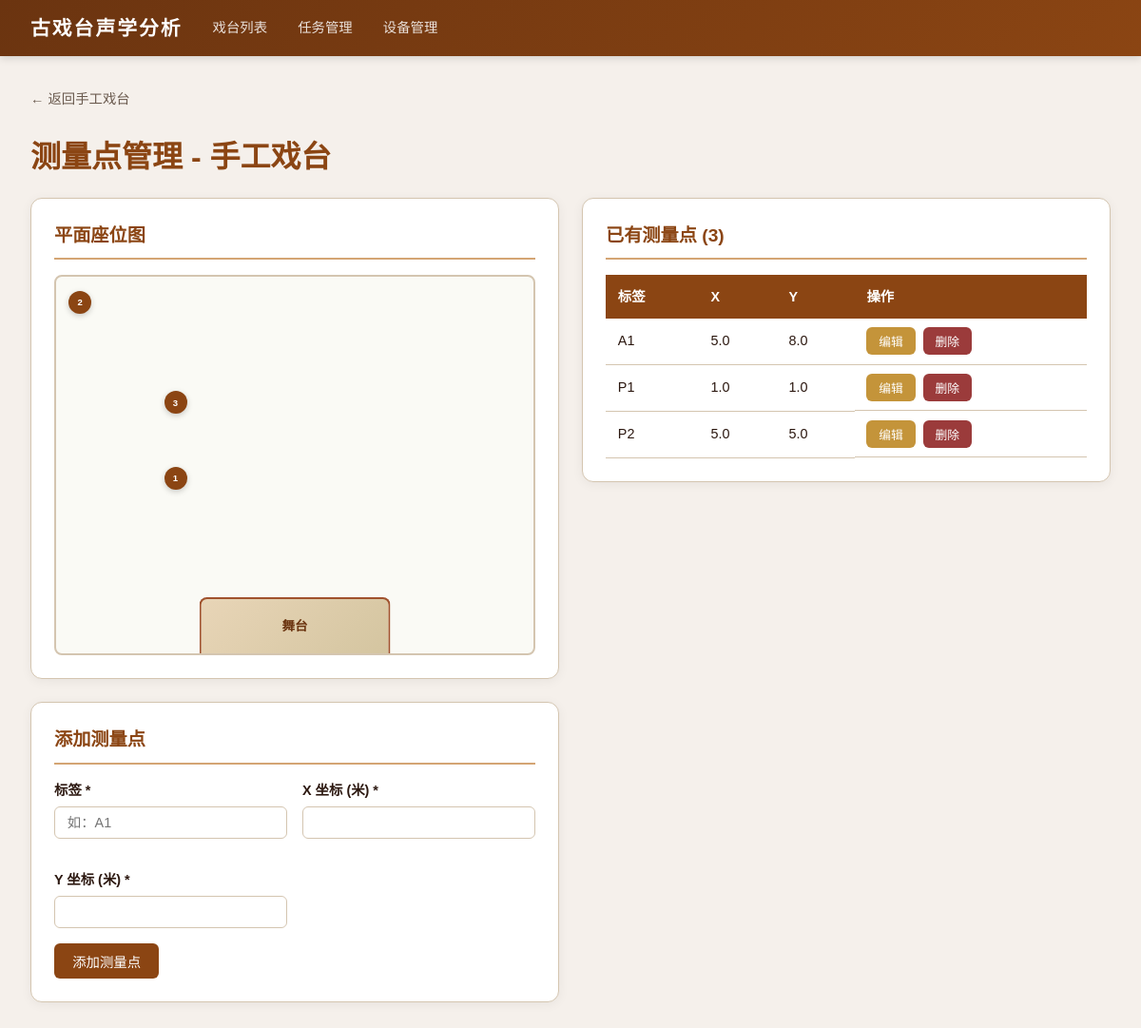
The app's page /stages/1/points with its own data.
### tables this page shows
CREATE TABLE stages (
            id INTEGER PRIMARY KEY AUTOINCREMENT,
            name TEXT NOT NULL,
            location TEXT NOT NULL DEFAULT '',
            description TEXT NOT NULL DEFAULT '',
            plan_width REAL NOT NULL DEFAULT 20.0,
            plan_height REAL NOT NULL DEFAULT 15.0,
            created_at TIMESTAMP DEFAULT CURRENT_TIMESTAMP
        );

CREATE TABLE measurement_points (
            id INTEGER PRIMARY KEY AUTOINCREMENT,
            stage_id INTEGER NOT NULL,
            label TEXT NOT NULL,
            x REAL NOT NULL,
            y REAL NOT NULL,
            created_at TIMESTAMP DEFAULT CURRENT_TIMESTAMP,
            FOREIGN KEY (stage_id) REFERENCES stages(id) ON DELETE CASCADE,
            UNIQUE(stage_id, x, y)
        );

### app/routers/points.py (the view)
@router.get("/stages/{stage_id}/points", response_class=HTMLResponse)
def points_page(request: Request, stage_id: int, db=Depends(get_db)):
    cursor = db.cursor()
    cursor.execute("SELECT * FROM stages WHERE id = ?", (stage_id,))
    stage = cursor.fetchone()
    if not stage:
        raise HTTPException(status_code=404, detail="戏台不存在")
    stage = dict(stage)
    cursor.execute("SELECT * FROM measurement_points WHERE stage_id = ? ORDER BY label", (stage_id,))
    points = [dict(row) for row in cursor.fetchall()]
    return templates.TemplateResponse("points.html", {"request": request, "stage": stage, "points": points})

### app/templates/points.html (shortened to what this page needs)
{% extends "base.html" %}
{% block content %}
<div style="margin-bottom:1.5rem;">
    <a href="/stages/{{ stage.id }}" style="color:var(--text-light);text-decoration:none;font-size:0.9rem;">← 返回{{ stage.name }}</a>
</div>
<h1 style="color:var(--primary);margin-bottom:1rem;">测量点管理 - {{ stage.name }}</h1>
<div style="display:grid;grid-template-columns:1fr 1fr;gap:1.5rem;">
    <div>
        <div class="card">
            <h2>平面座位图</h2>
            <div class="plan-canvas" id="plan-canvas" style="height:400px;">
                <div class="stage-area" style="width:40%;height:15%;">
                    舞台
                </div>
                {% for p in points %}
                <div class="point-marker" style="left:{{ (p.x / stage.plan_width * 100) }}%;top:{{ (p.y / stage.plan_height * 100) }}%;"
                     title="{{ p.label }} ({{ p.x }}, {{ p.y }})">
                    {{ loop.index }}
                </div>
                {% endfor %}
            </div>
        </div>
        <div class="card">
            <h2>添加测量点</h2>
            <form action="/stages/{{ stage.id }}/points/create" method="post">
                <div class="form-row">
                    <div class="form-group">
                        <label>标签 *</label>
                        <input type="text" name="label" required placeholder="如：A1">
                    </div>
                    <div class="form-group">
                        <label>X 坐标 (米) *</label>
                        <input type="number" name="x" required step="0.1" min="0" max="{{ stage.plan_width }}">
                    </div>
                    <div class="form-group">
                        <label>Y 坐标 (米) *</label>
                        <input type="number" name="y" required step="0.1" min="0" max="{{ stage.plan_height }}">
                    </div>
                </div>
                <button type="submit" class="btn btn-primary">添加测量点</button>
            </form>
        </div>
    </div>
    <div>
        <div class="card">
            <h2>已有测量点 ({{ points|length }})</h2>
            {% if points %}
            <table>
                <thead>
                    <tr>
                        <th>标签</th>
                        <th>X</th>
                        <th>Y</th>
                        <th>操作</th>
                    </tr>
                </thead>
                <tbody>
                    {% for p in points %}
                    <tr>
                        <td id="label-{{ p.id }}">{{ p.label }}</td>
                        <td id="x-{{ p.id }}">{{ p.x }}</td>
                        <td id="y-{{ p.id }}">{{ p.y }}</td>
                        <td class="actions">
                            <button class="btn btn-warning btn-sm" onclick="editPoint({{ p.id }}, '{{ p.label }}', {{ p.x }}, {{ p.y }})">编辑</button>
                            <form action="/stages/{{ stage.id }}/points/{{ p.id }}/delete" method="post" onsubmit="return confirm('确定删除该测量点？关联的声学数据也将被删除。')">
                                <button type="submit" class="btn btn-danger btn-sm">删除</button>
                            </form>
                        </td>
                    </tr>
                    {% endfor %}
                </tbody>
            </table>
            {% else %}
            <p style="color:var(--text-light);text-align:center;padding:1rem;">暂无测量点</p>
            {% endif %}
        </div>
    </div>
</div>
{% endblock %}

### app/templates/base.html (style rules this page uses)
:root { --primary: #8B4513; --primary-light: #A0522D; --primary-dark: #6B3410; --accent: #D4A574; --bg: #F5F0EB; --card-bg: #FFFFFF; --text: #2C1810; --text-light: #6B5B4F; --border: #D4C5B0; --success: #4A7C59; --warning: #C4943A; --danger: #9B3B3B; --info: #4A6B8A; }
* { margin: 0; padding: 0; box-sizing: border-box; }
body { font-family: "PingFang SC", "Microsoft YaHei", "Hiragino Sans GB", sans-serif; background: var(--bg); color: var(--text); line-height: 1.6; }
.card { background: var(--card-bg); border-radius: 12px; box-shadow: 0 2px 12px rgba(0,0,0,0.06); padding: 1.5rem; margin-bottom: 1.5rem; border: 1px solid var(--border); }
.card h2 { color: var(--primary); margin-bottom: 1rem; padding-bottom: 0.5rem; border-bottom: 2px solid var(--accent); font-size: 1.2rem; }
.btn { display: inline-block; padding: 0.5rem 1.2rem; border-radius: 6px; border: none; cursor: pointer; font-size: 0.9rem; text-decoration: none; transition: all 0.2s; font-family: inherit; }
.btn-primary { background: var(--primary); color: white; }
.btn-danger { background: var(--danger); color: white; }
.btn-warning { background: var(--warning); color: white; }
.btn-sm { padding: 0.3rem 0.8rem; font-size: 0.8rem; }
form { display: inline; }
.form-group { margin-bottom: 1rem; }
.form-group label { display: block; margin-bottom: 0.3rem; font-weight: 600; color: var(--text); font-size: 0.9rem; }
.form-group input, .form-group select, .form-group textarea { width: 100%; padding: 0.5rem 0.8rem; border: 1px solid var(--border); border-radius: 6px; font-size: 0.9rem; font-family: inherit; transition: border-color 0.2s; }
.form-row { display: grid; grid-template-columns: repeat(auto-fit, minmax(200px, 1fr)); gap: 1rem; }
table { width: 100%; border-collapse: collapse; font-size: 0.9rem; }
table th { background: var(--primary); color: white; padding: 0.7rem 0.8rem; text-align: left; font-weight: 600; }
table td { padding: 0.6rem 0.8rem; border-bottom: 1px solid var(--border); }
.actions { display: flex; gap: 0.5rem; flex-wrap: wrap; }
.plan-canvas { background: #FAFAF5; border: 2px solid var(--border); border-radius: 8px; position: relative; min-height: 400px; overflow: hidden; }
.stage-area { position: absolute; bottom: 0; left: 50%; transform: translateX(-50%); background: linear-gradient(135deg, #E8D5B7, #D4C5A0); border: 2px solid var(--primary-light); border-bottom: none; border-radius: 8px 8px 0 0; display: flex; align-items: center; justify-content: center; color: var(--primary-dark); font-weight: 600; font-size: 0.85rem; }
.point-marker { position: absolute; width: 24px; height: 24px; border-radius: 50%; background: var(--primary); color: white; display: flex; align-items: center; justify-content: center; font-size: 0.6rem; font-weight: 700; transform: translate(-50%, -50%); cursor: pointer; box-shadow: 0 2px 6px rgba(0,0,0,0.2); transition: transform 0.2s; z-index: 2; }

### records on screen
stages: name "手工戏台"
measurement_points: label "A1", x "5.0", y "8.0"
measurement_points: label "P1", x "1.0", y "1.0"
measurement_points: label "P2", x "5.0", y "5.0"

### other values on screen
{{ points|length }} "3"
